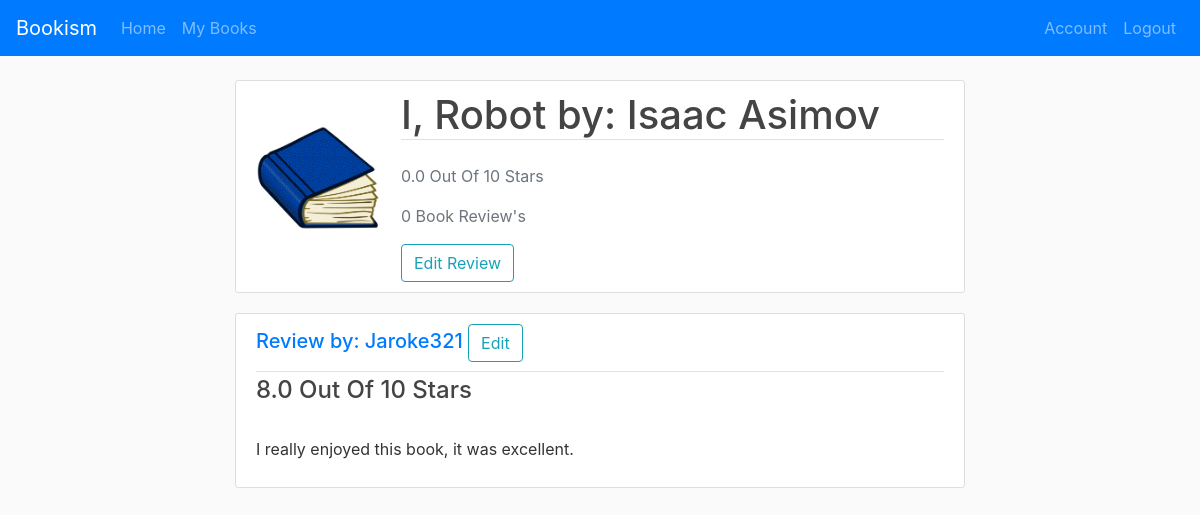
Page /book/4 (signed in) on the committed database.
### project1/models.py (models this page shows)
class Book(db.Model):
    id = db.Column(db.Integer, primary_key=True)
    isbn = db.Column(db.String(25), nullable=False)
    title = db.Column(db.String(50), nullable=False)
    author = db.Column(db.String(25), nullable=False)
    year = db.Column(db.Integer, nullable=False)
    count_ratings = db.Column(db.Integer)
    overall_rating = db.Column(db.Float)
    image_file = db.Column(db.String(20), nullable=False, default='default.jpg')
    reviews = db.relationship("Review", back_populates="books")

class Review(db.Model):
    book_id = db.Column(db.String(25), db.ForeignKey('book.id'), primary_key = True)
    user_id = db.Column(db.Integer, db.ForeignKey('user.id'), primary_key = True)
    username = db.Column(db.String(25), nullable=False)
    bookname = db.Column(db.String(50), nullable=False)
    timestamp = db.Column(db.DateTime, default=datetime.utcnow)
    review = db.Column(db.Text)
    rating = db.Column(db.Float)
    books = db.relationship("Book", back_populates="reviews")
    users = db.relationship("User", back_populates="reviews")

### project1/routes.py (the view)
@app.route("/book/<int:id>")
def book(id):
    book = Book.query.get(int(id)) # Get the book from the database
    img_file = url_for('static', filename=f'book_pics/{book.image_file}')
    reviewed = False  # used to see if the user has reviewed this book
    if Review.query.filter_by(book_id=id, user_id=current_user.id).first():
        reviewed = True
    return render_template('book.html', book=book, img=img_file,
        reviewed=reviewed)

### project1/models.py (called while the page is built)
@login_manager.user_loader
def load_user(user_id):
    return User.query.get(int(user_id))

### project1/templates/book.html (shortened to what this page needs)
{% extends "index.html" %}
{% block body %}
<div class="col-md-8 justify-content-center">
  <div class="container content-section">
    <div class="media align-items-center">
      <img src="{{ img }}" class="round-circle account-img" width="80">
      <div class="media-body">
        <h2 class="border-bottom mb-4 account-heading">{{ book.title }} by: {{ book.author }}</h2>
        <p class="text-secondary">{{ book.overall_rating }} Out Of 10 Stars</p>
        <p class="text-secondary">{{ book.count_ratings }} Book Review's</p>
        {% if reviewed %}
          <a href="{{ url_for('review', id=book.id) }}" class="btn btn-outline-info">Edit Review</a>
        {% else %}
          <a class="btn btn-outline-info" href="{{ url_for('review', id=book.id) }}">Leave Review</a>
        {% endif %}
      </div>
    </div>
  </div>
{% for review in book.reviews %}
  <article class="media content-section">
    <div class="media-body">
      <div class="article-metadata">
        <h5 class="mr-2">
          <a href="{{ url_for('users', id=review.user_id) }}">Review by: {{ review.username }}</a>
          {% if current_user.id == review.user_id %}
            <a class="btn btn-outline-info" href="{{ url_for('review', id=review.book_id) }}">Edit</a>
          {% endif %}
        </h5>
      </div>
      <h4 class="article-title">{{ review.rating }} Out Of 10 Stars</h4>
      <p class="article-content">
        {{ review.review }}
      </p>
    </div>
  </article>
{% endfor %}
</div>
{% endblock %}

### project1/static/main.css (style rules this page uses)
body { background: #fafafa; color: #333333; margin-top: 5rem; }
h1, h2, h3, h4, h5, h6 { color: #444444; }
.content-section { background: #ffffff; padding: 10px 20px; border: 1px solid #dddddd; border-radius: 3px; margin-bottom: 20px; }
.article-title { color: #444444; }
.article-content { white-space: pre-line; }
.article-metadata { padding-bottom: 1px; margin-bottom: 4px; border-bottom: 1px solid #e3e3e3 }
.account-img { height: 125px; width: 125px; margin-right: 20px; margin-bottom: 16px; }
.account-heading { font-size: 2.5rem; }

### rows in the picture
Book: title "I, Robot", author "Isaac Asimov", overall_rating "0.0", count_ratings "0"
Review: username "Jaroke321", rating "8.0", review "I really enjoyed this book, it was excellent."
